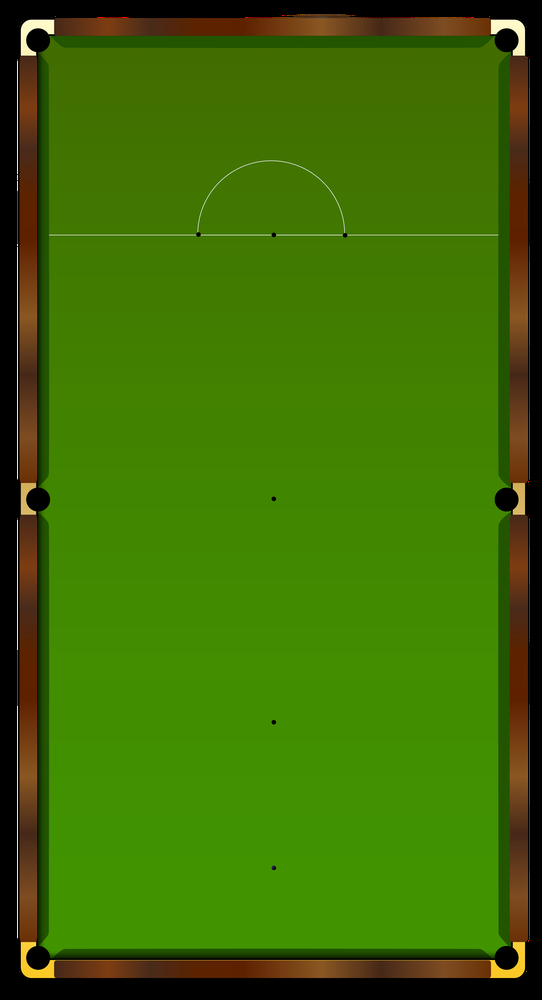
#> input picture src/snooker/table/base_table_image.png, 542 x 1000 px, shrunk from 2439 x 4500 before the run
$ python -i table_detection.py   (imports and definitions only)
#> lines starting #> are read from the running program, lines starting #| are printed output that depends on the picture; after the words box and inside, x2 and y2 are one past the last pixel; in counts of white or black regions, pixels touching at a corner belong together
#> further down, picture is the input picture: shape (1000, 542, 3); mean B, G, R 2.7, 109.2, 61.3
"""
Table Detection Module for Cue Sports Analysis

This module implements traditional computer vision techniques to detect
the playing surface (typically green baize) in cue sports images.
"""

import cv2
import numpy as np
from typing import Tuple, Optional, List, Dict, Any, Union


def detect_green_table(
    image: np.ndarray,
    hsv_lower: Tuple[int, int, int] = (35, 40, 40),
    hsv_upper: Tuple[int, int, int] = (85, 255, 255),
    min_area: float = 0.1,
    max_aspect_ratio: float = 2.5,
) -> Optional[np.ndarray]:
    """
    Detect the green table in an image using HSV color segmentation.

    Args:
        image: Input BGR image
        hsv_lower: Lower bound for HSV color range (H, S, V)
        hsv_upper: Upper bound for HSV color range (H, S, V)
        min_area: Minimum area as a fraction of the image area (0-1)
        max_aspect_ratio: Maximum aspect ratio for the table contour

    Returns:
        Contour points of the detected table (4 points) or None if no table is detected
    """
#> called with hsv_lower = (35, 40, 40), hsv_upper = (85, 255, 255), min_area = 0.1, max_aspect_ratio = 2.5
    # Convert image to HSV color space
    hsv = cv2.cvtColor(image, cv2.COLOR_BGR2HSV)
#> hsv: shape (1000, 542, 3); mean H, S, V 37.7, 224.2, 113.6

    # Create a mask for green color range
    mask = cv2.inRange(hsv, np.array(hsv_lower), np.array(hsv_upper))
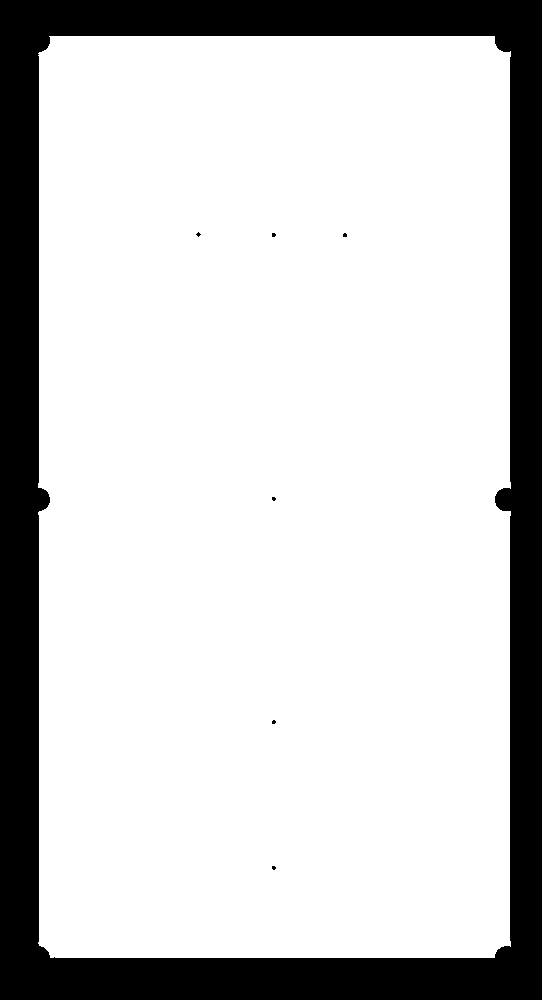
#> mask: shape (1000, 542); 79.9% white; 7 black regions (6 under 20 px), largest, box (x1, y1, x2, y2) and area: (0, 0, 542, 1000) 108807

    # Apply morphological operations to clean up the mask
    kernel = np.ones((3, 3), np.uint8)  # Smaller kernel for finer details
    mask = cv2.morphologyEx(mask, cv2.MORPH_OPEN, kernel, iterations=1)
#> mask: shape (1000, 542); 79.9% white; 7 black regions (6 under 20 px), largest, box (x1, y1, x2, y2) and area: (0, 0, 542, 1000) 108815
    mask = cv2.morphologyEx(mask, cv2.MORPH_CLOSE, kernel, iterations=2)
#> mask: shape (1000, 542); 79.9% white; 1 black region, box (x1, y1, x2, y2) and area: (0, 0, 542, 1000) 108814

    # Add a border to help with edge detection
    border_size = 5
    mask = cv2.copyMakeBorder(mask, border_size, border_size, border_size, border_size,
                             cv2.BORDER_CONSTANT, value=0)
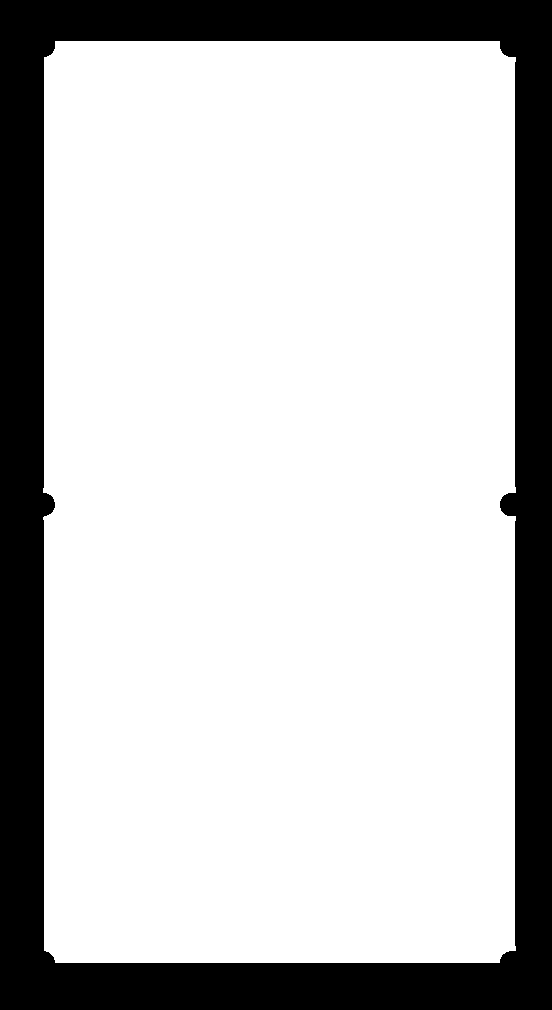
#> mask: shape (1010, 552); 77.7% white; 1 black region

    # Find contours in the mask
    contours, _ = cv2.findContours(mask, cv2.RETR_EXTERNAL, cv2.CHAIN_APPROX_SIMPLE)
#> contours = 1 contour; box (x1, y1, x2, y2) and area: (43, 41, 516, 963) 431794

    # If no contours found, return None
    if len(contours) == 0:
        return None

    # Sort contours by area in descending order
    contours = sorted(contours, key=cv2.contourArea, reverse=True)

    best_contour = None

    for contour in contours:
        # Skip small contours
        area = cv2.contourArea(contour)
        if area < min_area * image.shape[0] * image.shape[1]:
            continue

        # Calculate the convex hull of the contour
        hull = cv2.convexHull(contour)
        hull_area = cv2.contourArea(hull)

        # Skip if the hull area is too small relative to the contour area
        if hull_area < min_area * image.shape[0] * image.shape[1] or area / hull_area < 0.7:
            continue

        # Approximate the contour to a polygon
        epsilon = 0.02 * cv2.arcLength(hull, True)  # Slightly larger epsilon for smoother shape
        approx = cv2.approxPolyDP(hull, epsilon, True)

        # We're looking for a 4-sided polygon
        if len(approx) == 4:
            # Calculate the aspect ratio of the bounding rectangle
            rect = cv2.minAreaRect(contour)
            width, height = rect[1]

            # Ensure width is always the larger dimension
            if width < height:
                width, height = height, width

            aspect_ratio = width / (height + 1e-6)

            # Only consider contours with reasonable aspect ratio
            if aspect_ratio <= max_aspect_ratio:
                best_contour = approx.reshape(4, 2)
#> this loop made 1 pass
#> (area, hull_area, epsilon, rect, width, height, aspect_ratio, best_contour) on pass 1: (431794, 433875, 55.05, ((279, 501.5), (921, 472), -90), 921, 472, 1.95, [[499, 41], [515, 950], [55, 962], [44, 57]])

    # If we have a best contour, return it
    if best_contour is not None:
        return order_points(best_contour)

    # If no good contour found, try to find the best fitting rectangle from the largest contour
    if len(contours) > 0 and len(contours[0]) >= 4:
        largest_contour = contours[0]  # Already sorted by area
        try:
            # Get the minimum area rectangle
            rect = cv2.minAreaRect(largest_contour)
            box = cv2.boxPoints(rect)
            box = np.array(box, dtype=np.int32)  # Convert to integer coordinates
            return order_points(box.reshape(4, 2))
        except Exception as e:
            # Fall back to convex hull approximation
            hull = cv2.convexHull(largest_contour)
            epsilon = 0.01 * cv2.arcLength(hull, True)
            approx = cv2.approxPolyDP(hull, epsilon, True)
            if len(approx) >= 4:
                # Take the largest 4-point approximation
                approx = cv2.approxPolyDP(hull, 0.1 * epsilon, True)
                if len(approx) >= 4:
                    return order_points(approx.reshape(-1, 2)[:4])

    return None


def order_points(pts: np.ndarray) -> np.ndarray:
    """
    Order points in clockwise order starting from top-left.

    Args:
        pts: Array of 4 points (4, 2)

    Returns:
        Ordered points in clockwise order: top-left, top-right, bottom-right, bottom-left
    """
    # Initialize the ordered coordinates
    rect = np.zeros((4, 2), dtype="float32")

    # The top-left point will have the smallest sum, whereas
    # the bottom-right point will have the largest sum
    s = pts.sum(axis=1)
#> s = [540, 1465, 1017, 101]
    rect[0] = pts[np.argmin(s)]  # top-left
    rect[2] = pts[np.argmax(s)]   # bottom-right

    # Now, compute the difference between the points, the
    # top-right point will have the smallest difference,
    # whereas the bottom-left will have the largest difference
    diff = np.diff(pts, axis=1)
#> diff = [-458, 435, 907, 13]
    rect[1] = pts[np.argmin(diff)]  # top-right
    rect[3] = pts[np.argmax(diff)]  # bottom-left

    return rect


# [59 lines left out: function perspective_transform, not called in this run]

>>> import cv2
>>> picture = cv2.imread('../src/snooker/table/base_table_image.png')
>>> result = detect_green_table(picture)
#> result = [[44, 57], [499, 41], [515, 950], [55, 962]]
